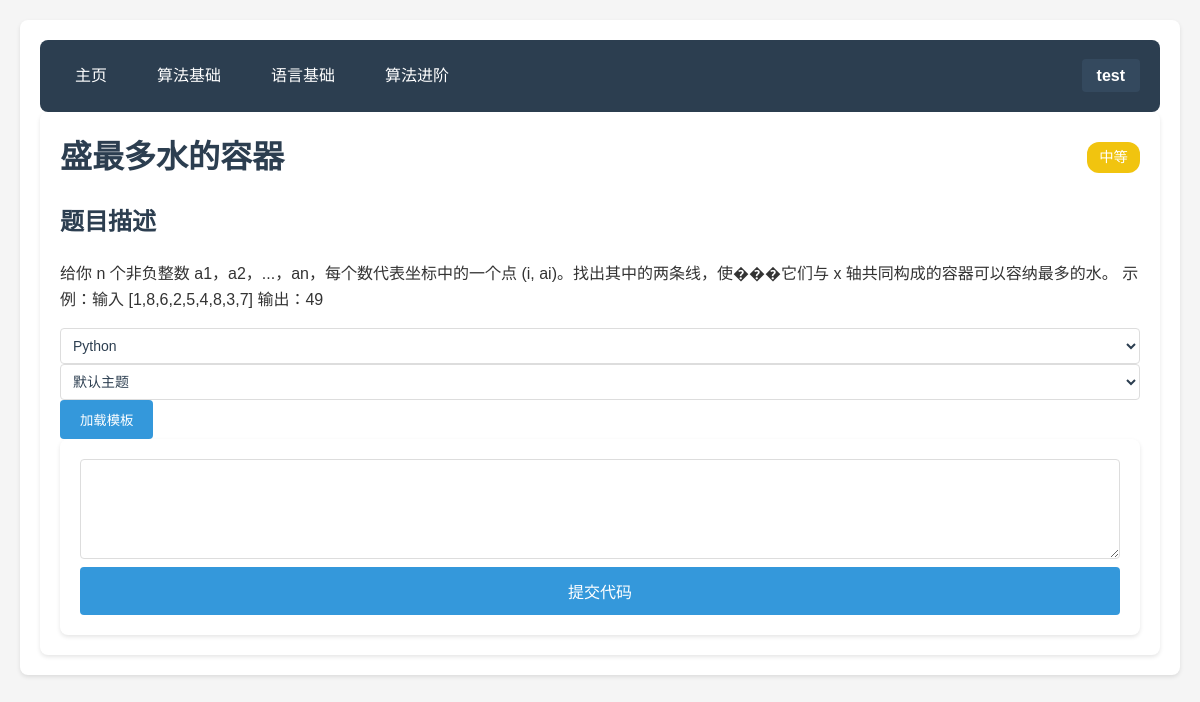
The page /problem/5 (signed in) on the database as committed earlier.
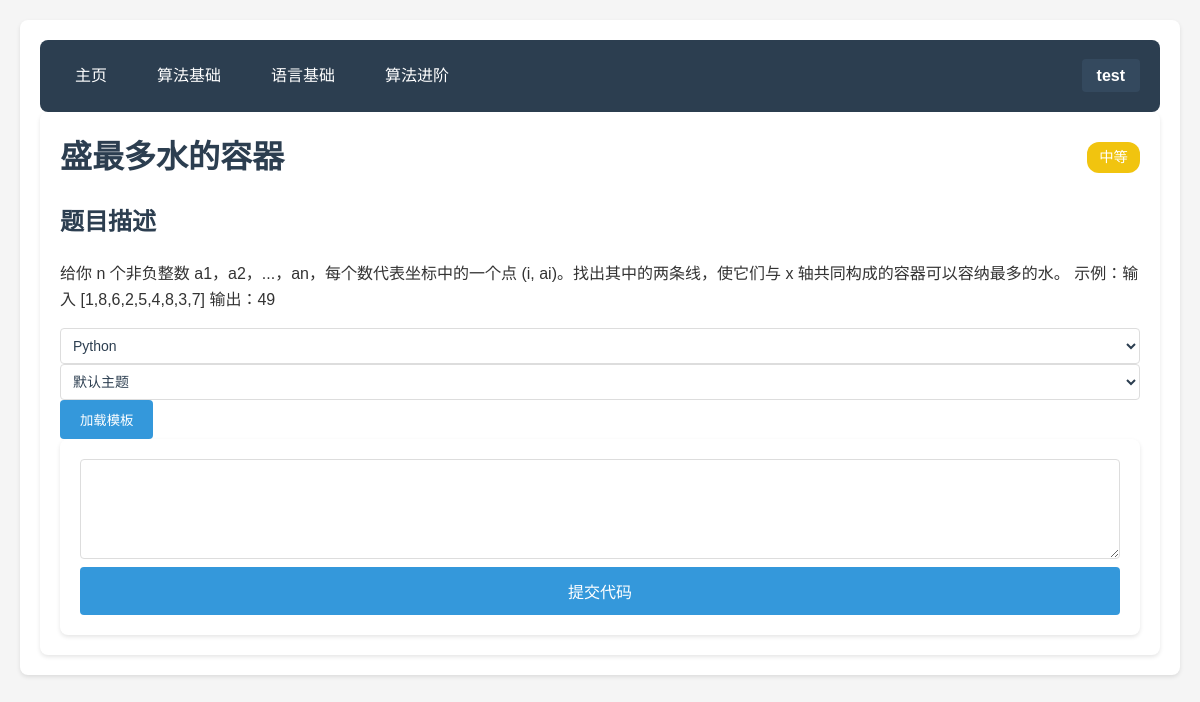
The same page on the database as committed later.
### 1.py (models this page shows, shortened)
class User(db.Model):
    id = db.Column(db.Integer, primary_key=True)
    username = db.Column(db.String(80), unique=True, nullable=False)
    password_hash = db.Column(db.String(120), nullable=False)
    solved_problems = db.Column(db.Text, default='')  # 存储已解决的题目ID
    email = db.Column(db.String(120), default='')
    bio = db.Column(db.Text, default='')
    default_language = db.Column(db.String(20), default='python')
    editor_theme = db.Column(db.String(20), default='default')

class Problem(db.Model):
    id = db.Column(db.Integer, primary_key=True)
    title = db.Column(db.String(100), nullable=False)
    content = db.Column(db.Text, nullable=False)
    answer = db.Column(db.Text, nullable=False)
    difficulty = db.Column(db.Integer) # 1-简单, 2-中等, 3-困难
    standard_code = db.Column(db.Text, nullable=True) # 标准答案代码
    test_cases = db.Column(db.Text, nullable=True) # 测试用例，JSON格式存储

### 1.py (the view)
@app.route('/problem/<int:problem_id>')
@login_required
def problem_detail(problem_id):
    context = get_base_context(session['user_id'])
    problem = Problem.query.get_or_404(problem_id)
    context['problem'] = problem
    return render_template('problem_detail.html', **context)

### 1.py (called while the page is built)
def login_required(f):
    @wraps(f)
    def decorated_function(*args, **kwargs):
        if 'user_id' not in session:
            return redirect(url_for('login'))
        user = User.query.get(session['user_id'])
        if user is None:
            session.clear()
            return redirect(url_for('login'))
        return f(*args, **kwargs)
    return decorated_function

def calculate_user_level(solved_count):
    if solved_count < 5:
        return 1
    elif solved_count < 20:
        return 2
    elif solved_count < 50:
        return 3
    elif solved_count < 100:
        return 4
    else:
        return 5

def get_base_context(user_id):
    user = User.query.get(user_id)
    stats = get_user_stats(user_id)
    return {
        'current_user': user,
        'user_level': stats['user_level'],
        'solved_count': stats['solved_count'],
        'submission_count': stats['submission_count'],
        'pass_rate': stats['pass_rate']
    }

### templates/problem_detail.html (shortened to what this page needs)
{% extends "base.html" %}
{% block extra_head %}
    <link rel="stylesheet" href="https://cdnjs.cloudflare.com/ajax/libs/codemirror/5.65.2/codemirror.min.css">
    <link rel="stylesheet" href="https://cdnjs.cloudflare.com/ajax/libs/codemirror/5.65.2/theme/monokai.min.css">
    <link rel="stylesheet" href="https://cdnjs.cloudflare.com/ajax/libs/codemirror/5.65.2/theme/dracula.min.css">
    <link rel="stylesheet" href="https://cdnjs.cloudflare.com/ajax/libs/codemirror/5.65.2/theme/material.min.css">
    <link rel="stylesheet" href="https://cdnjs.cloudflare.com/ajax/libs/codemirror/5.65.2/theme/solarized.min.css">
    <link rel="stylesheet" href="https://cdnjs.cloudflare.com/ajax/libs/codemirror/5.65.2/theme/eclipse.min.css">
{% endblock %}
{% block content %}
    <div class="problem-detail">
        <div class="problem-header">
            <h1>{{ problem.title }}</h1>
            <span class="difficulty difficulty-{{ problem.difficulty }}">
                {{ '简单' if problem.difficulty == 1 else '中等' if problem.difficulty == 2 else '困难' }}
            </span>
        </div>
        <div class="problem-content">
            <h2>题目描述</h2>
            <p>{{ problem.content }}</p>
        </div>
        <div class="code-section">
            <div class="code-header">
                <select class="language-select">
                    <option value="python">Python</option>
                </select>
                <select class="theme-select">
                    <option value="default">默认主题</option>
                </select>
                <button onclick="loadTemplate()">加载模板</button>
            </div>
            <form action="{{ url_for('submit_answer') }}" method="post" id="submit-form">
                <textarea id="code-editor" name="code"></textarea>
                <button type="submit" class="submit-btn">提交代码</button>
            </form>
        </div>
    </div>
{% endblock %}

### templates/base.html (shortened to what this page needs)
<!DOCTYPE html>
<html>
<head>
    <link rel="stylesheet" href="https://cdnjs.cloudflare.com/ajax/libs/font-awesome/5.15.4/css/all.min.css">
    <link rel="stylesheet" href="{{ url_for('static', filename='style.css') }}">
    {% block extra_head %}{% endblock %}
</head>
<body>
    <div class="container">
        <nav>
            <div class="nav-left">
                <a href="{{ url_for('dashboard') }}" class="nav-item">主页</a>
                <a href="{{ url_for('algorithm_basic') }}" class="nav-item">算法基础</a>
                <a href="{{ url_for('language_basic') }}" class="nav-item">语言基础</a>
                <a href="{{ url_for('algorithm_advanced') }}" class="nav-item">算法进阶</a>
            </div>
            <div class="nav-right">
                {% if current_user %}
                <div class="user-menu">
                    <span class="username">{{ current_user.username }}</span>
                </div>
                {% else %}
                <div class="auth-links">
                    <a href="{{ url_for('login') }}" class="nav-item">登录</a>
                    <a href="{{ url_for('register') }}" class="nav-item">注册</a>
                </div>
                {% endif %}
            </div>
        </nav>
        {% block content %}{% endblock %}
    </div>
</body>
</html>

### static/style.css (style rules this page uses)
body { font-family: 'Microsoft YaHei', sans-serif; line-height: 1.6; margin: 0; padding: 20px; background-color: #f5f5f5; color: #333; }
.container { max-width: 1200px; margin: 0 auto; padding: 20px; background-color: white; border-radius: 8px; box-shadow: 0 2px 4px rgba(0, 0, 0, 0.1); }
nav { display: flex; justify-content: space-between; align-items: center; background-color: #2c3e50; padding: 15px 20px; border-radius: 8px; }
.nav-left, .nav-right { display: flex; align-items: center; gap: 20px; }
.nav-item { color: white; text-decoration: none; padding: 8px 15px; border-radius: 4px; transition: background-color 0.3s; }
.username { color: white; font-weight: bold; padding: 8px 15px; background-color: #34495e; border-radius: 4px; }
h1, h2, h3 { color: #2c3e50; margin-bottom: 20px; }
form { background-color: #fff; padding: 20px; border-radius: 8px; box-shadow: 0 2px 4px rgba(0, 0, 0, 0.1); }
input[type="text"], input[type="password"], textarea, select { width: 100%; padding: 8px; border: 1px solid #ddd; border-radius: 4px; box-sizing: border-box; }
textarea { min-height: 100px; }
button { background-color: #3498db; color: white; padding: 10px 20px; border: none; border-radius: 4px; cursor: pointer; transition: background-color 0.3s; }
.difficulty { display: inline-block; padding: 3px 8px; border-radius: 3px; font-size: 12px; color: white; }
.difficulty-2 { background-color: #f1c40f; }
.submit-btn { width: 100%; padding: 12px; background-color: #3498db; color: white; border: none; border-radius: 4px; cursor: pointer; font-size: 16px; transition: background-color 0.3s; }
.language-select, .theme-select { width: 100%; padding: 8px; border: 1px solid #ddd; border-radius: 4px; background-color: white; color: #2c3e50; font-size: 14px; }
.problem-detail { padding: 20px; background: white; border-radius: 8px; box-shadow: 0 2px 4px rgba(0, 0, 0, 0.1); }
.problem-header { display: flex; align-items: center; gap: 15px; margin-bottom: 20px; }
.problem-header h1 { margin: 0; flex: 1; }
.difficulty { padding: 4px 12px; border-radius: 12px; font-size: 0.9em; font-weight: 500; }
.user-menu { position: relative; cursor: pointer; }
.username { color: white; font-weight: bold; padding: 8px 15px; background-color: #34495e; border-radius: 4px; transition: background-color 0.3s; }

Rows that differ between the two databases and show on the page:
changed Problem "盛最多水的容器": content "给你 n 个非负整数 a1，a2，...，an，每个数代表坐标中的一个点 (i, ai)。找出其中的两条线，使���它们与 x 轴共同构成的容器可以容纳最多的水。 示例：输入 [1,8,6,2,5,4,8,3,7] 输出：49" → "给你 n 个非负整数 a1，a2，...，an，每个数代表坐标中的一个点 (i, ai)。找出其中的两条线，使它们与 x 轴共同构成的容器可以容纳最多的水。 示例：输入 [1,8,6,2,5,4,8,3,7] 输出：49"
